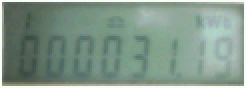
#> input picture notebook/raw/Img_100_473391417.bmp, 123 x 44 px, found by its file name (shown 2 times larger); its folder holds only this picture in this run
$ python crop_script.py
#> lines starting #> are read from the running program, lines starting #| are printed output that depends on the picture

import cv2
import matplotlib.pyplot as plt
import numpy as np
import os
import uuid
import argparse
path = "raw/"
ouput = "cropped"

digits_before = 4
digit_after = 2

parser = argparse.ArgumentParser()
parser.parse_args()


def parse_arguments():
    parser = argparse.ArgumentParser(
        description='Process command line arguments.')
    parser.add_argument('-path', type=dir_path)
    parser.add_argument('-output', type=dir_path)
    return parser.parse_args()


def dir_path(path):
    if os.path.isdir(path):
        return path
    else:
        raise argparse.ArgumentTypeError(
            f"readable_dir:{path} is not a valid path")


def cropped():
    print("Hello world")
    for file in os.listdir(path):
        image_transform = cv2.imread(path + file, cv2.IMREAD_GRAYSCALE)
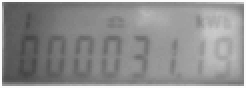
#> image_transform: shape (44, 123) (shown 2 times larger); min 69, max 250, mean 142.3
        print(image_transform)
#> (printed output is left out)

        # Before dp
        for digit in range(digits_before):
            if digit >= 0:
                if digit == 3 or digit == 4:
                    continue
                initial_x = 44
                x = initial_x + digit*15
                y = 15
                w = 15
                h = 25
                gen = str(uuid.uuid4())
                cropped = image_transform
                cropped = cropped[y:y+h, x:x+w]
                cv2.imwrite(f'cropped2/{digit}_{gen}.png', cropped)
                plt.imshow(cropped)
                plt.show()
#> this loop made 4 passes
#> pass 1, in cropped, `plt.show()`:
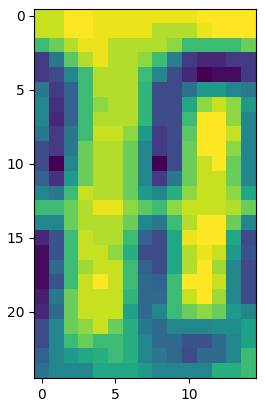
#> figure drawn by matplotlib, 1 panel
#> pass 2, in cropped, `plt.show()`:
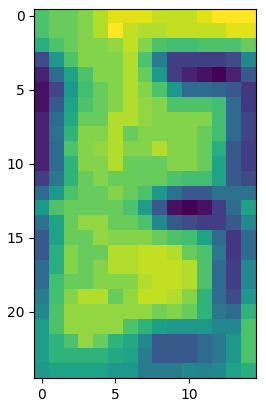
#> figure drawn by matplotlib, 1 panel

        # After dp
        for digit in range(digit_after):
            if digit >= 0:
                initial_x = 86
                x = initial_x + digit*15
                y = 15
                w = 15
                h = 25
                gen = str(uuid.uuid4())
                cropped = image_transform
                cropped = cropped[y:y+h, x:x+w]
                cv2.imwrite(f'cropped2/{digit}_{gen}.png', cropped)
                plt.imshow(cropped)
                plt.show()
#> this loop made 2 passes
#> pass 1, in cropped, `plt.show()`:
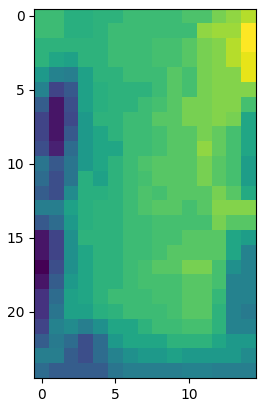
#> figure drawn by matplotlib, 1 panel
#> pass 2, in cropped, `plt.show()`:
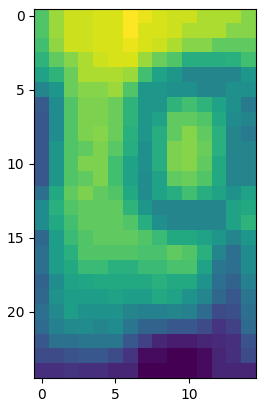
#> figure drawn by matplotlib, 1 panel


def main():
    parsed_args = parse_arguments()
    cropped()


if __name__ == "__main__":
    main()
